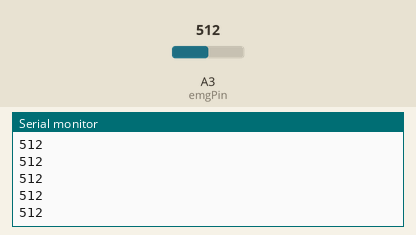
Simulated run of this sketch. Board: Arduino Uno, built with avr-gcc and run on an emulated ATmega328P. Shown: the last lines printed to the serial monitor. The test bench sets the inputs (shaded band); at power-on: A3 (emgPin) = 512.

Above: at 1.2 s.
1.3 s: A3 (emgPin) set to 716
At 2.2 s:
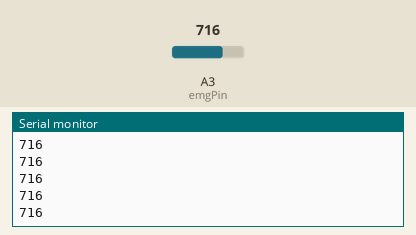
2.8 s: A3 (emgPin) set to 900
At 3.4 s:
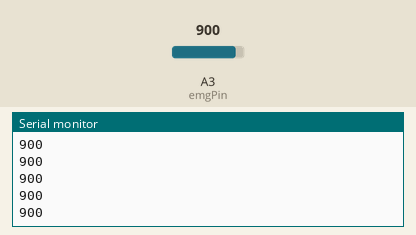
Timing chart, 0 to 5.8 s (numbered marks = the images above; inputs shaded):
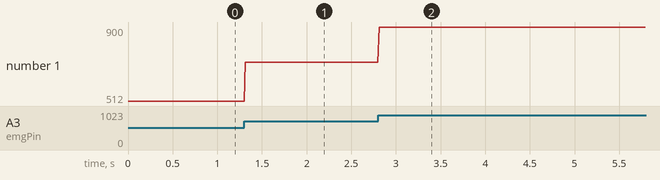

The sketch:

sensor.ino
```cpp
int emgPin = A3; // Pin analógico donde está conectado el sensor EMG

void setup() {
  Serial.begin(9600); // Inicia la comunicación serial a 9600 baudios
}

void loop() {
  int emgValue = analogRead(emgPin); // Lee el valor del sensor EMG
  Serial.println(emgValue); // Envía el valor a través del puerto serial
  delay(15); // Pequeño retardo
}
```

Measured:
- after the input at 1.3 s, the serial monitor: prints a new line at once (image 1)
- after the input at 2.8 s, the serial monitor: prints a new line at once (image 2)
- plotted number 1: 512 → 716 after the input at 1.3 s, 716 → 900 after the input at 2.8 s
